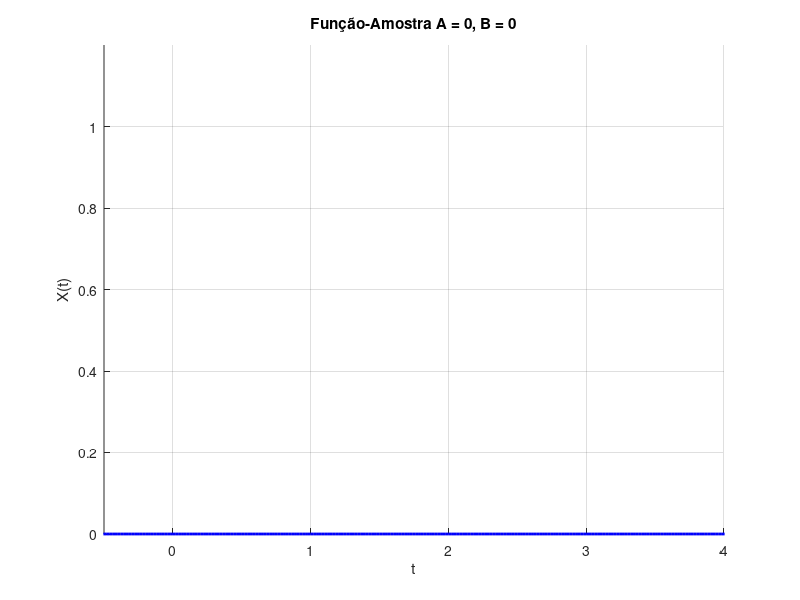
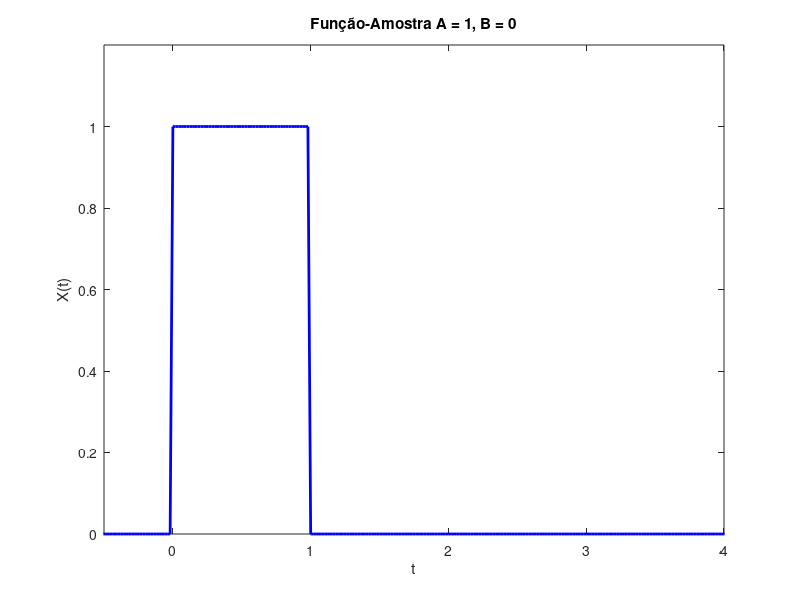
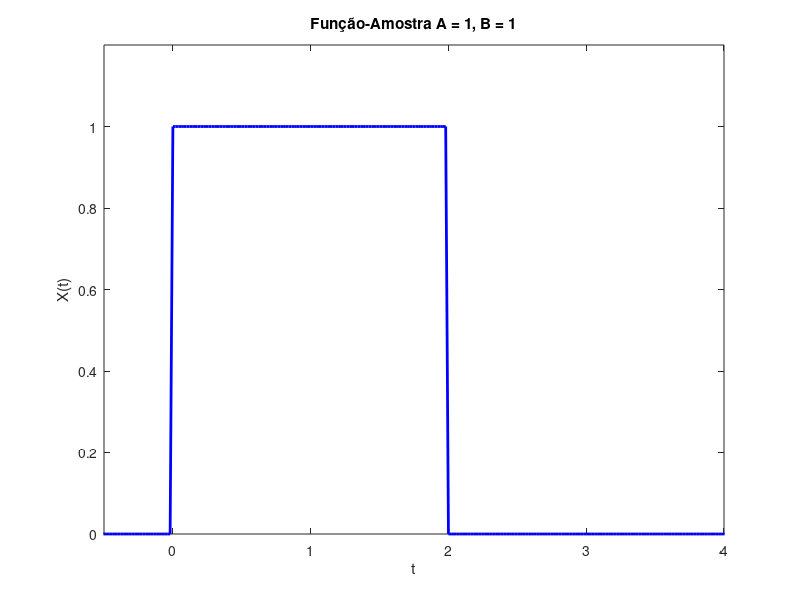
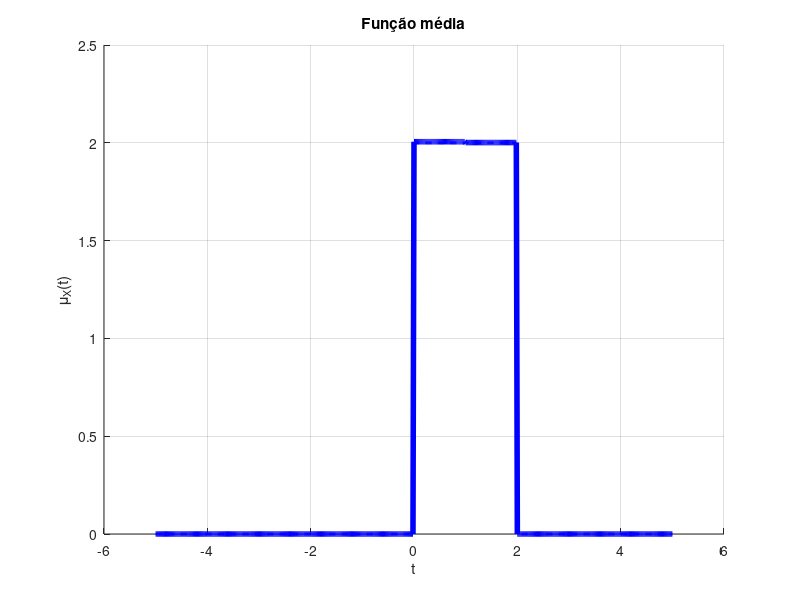

Here is the MATLAB script that generated these plots, in order: (Note: this script raises an error after producing the figures.)
%*8.* Considere o processo estocástico
%$X(t) = A "rect"(t-2) + B"rect"(t-3/2)$ onde A e B são variáveis aleatórias independentes, ambas uniformemente distribuídas sobre o intervalo real [0,4].
%(a) Determine e esboce três possíveis realizações (funções-amostra) do processo, à sua escolha.
%(b) Determine e esboce a função média de $X(t)$.
%(c) Determine a função autocovariância de $X(t)$.

close all; clear all; clc;

N = 10000;  % Número de experimentos probabilísticos
dt = 0.02;  % Passo do tempo
t = -5: dt :5;
t1 = t; t2 = t;
Nt = length(t);


%(a) Determine e esboce três possíveis realizações (funções-amostra) do processo, à sua escolha.

A0 = 0;
B0 = 0;
A0B0 = A0 * (0 <= t & t < 1) + ...
       B0 * (1 <= t & t < 2);

figure; grid on; hold on;
plot(t, A0B0, 'b', 'LineWidth', 2);
title('Função-Amostra A = 0, B = 0');
xlabel('t'); ylabel('X(t)');
ylim([0 1.2]);
xlim([-0.5 4]);

A1 = 1;

A1B0 = A1 * (0 <= t & t < 1) + ...
       B0 * (1 <= t & t < 2);
figure;
plot(t, A1B0, 'b', 'LineWidth', 2);
title('Função-Amostra A = 1, B = 0');
xlabel('t'); ylabel('X(t)');
ylim([0 1.2]);
xlim([-0.5 4]);



B1 = 1;

A1B1 = A1 * (0 <= t & t < 1) + ...
       B1 * (1 <= t & t < 2);
figure;
plot(t, A1B1, 'b', 'LineWidth', 2);
title('Função-Amostra A = 1, B = 1');
xlabel('t'); ylabel('X(t)');
ylim([0 1.2]);
xlim([-0.5 4]);

%(b) Determine e esboce a função média de $X(t)$.
X = zeros(N, Nt);
for i = 1 : N
  A = rand() * 4;
  B = rand() * 4;
  
  X(i, :) = A * (0 <= t & t < 1) + ...
            B * (1 <= t & t < 2);
end

muX_sim = mean(X);
muX_teo = 2 * (0 <= t & t < 2);

figure; grid on; hold on;
plot(t, muX_sim, 'b', 'LineWidth', 4);
plot(t, muX_teo, 'b--', 'LineWidth', 2);
title('Função média'); xlabel('t'); ylabel('\mu_X(t)');


% c) Função autocovariância

CX_sim = cov(X, X);
[T1, T2] = meshgrid(t1, t2);
CX_teo = 16/3 .* ((0 <= T1 & T1 < 1) .* (0 <= T2 & T2 < 1)  + ...
                  (1 <= T1 & T1 < 2) .* (1 <= T2 & T2 < 2)) + ...
         4    .* ((0 <= T1 & T1 < 1) .* (1 <= T2 & T2 < 2)  + ...
                  (1 <= T1 & T1 < 2) .* (0 <= T2 & T2 < 1)) - ...
         4    .*  (0 <= T1 & T1 < 2) .* (0 <= T2 & T2 < 2);

figure;
subplot(1, 2, 1); grid on; hold on; view(30, 45);
surf(t1, t2, CX_sim);
shading flat;
title('Função autocovariância (simulada)'); xlabel('t_1'); ylabel('t_2'); zlabel('C_X(t_1, t_2)');

subplot(1, 2, 2); grid on; hold on; view(30, 45);
surf(t1, t2, CX_teo);
shading flat;
title('Função autocovariância (teórica)'); xlabel('t_1'); ylabel('t_2'); zlabel('C_X(t_1, t_2)');
